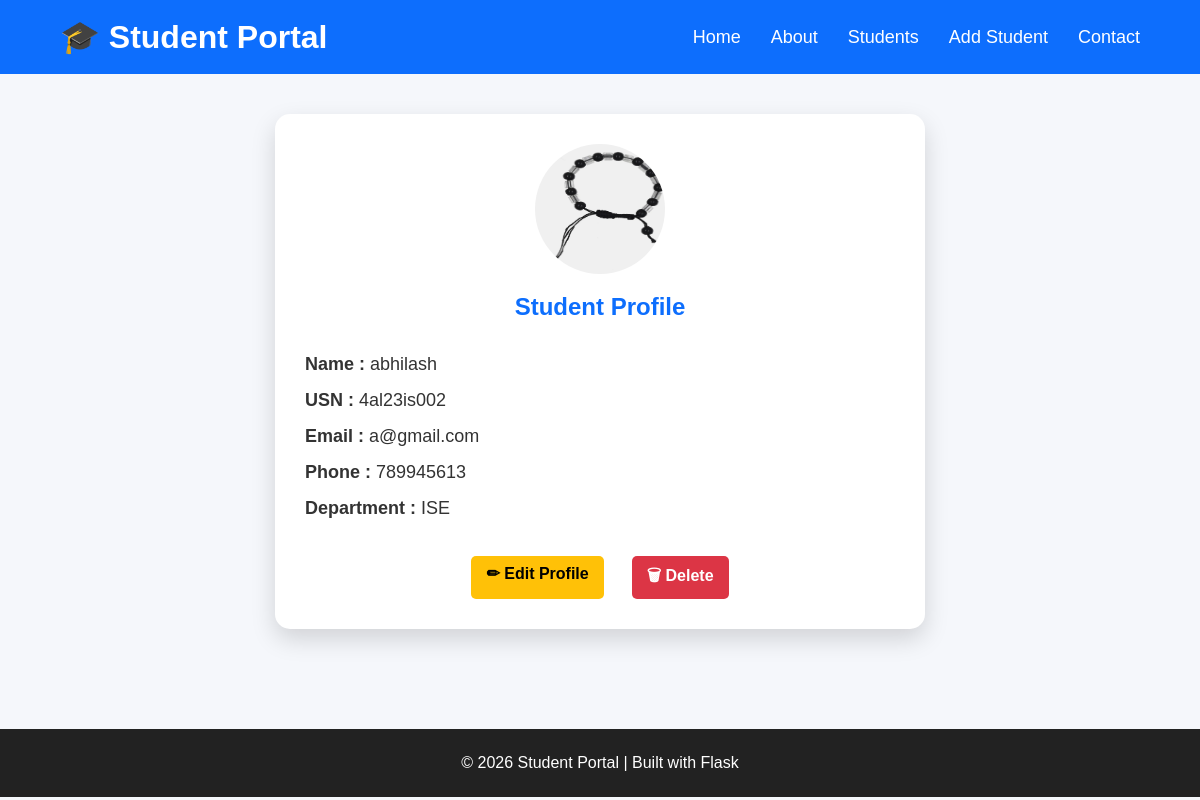
Screenshot of /student/1 with the database file from the repository.
### tables this page shows
CREATE TABLE students(

        id INTEGER PRIMARY KEY AUTOINCREMENT,

        name TEXT NOT NULL,

        usn TEXT NOT NULL,

        email TEXT NOT NULL,

        phone TEXT NOT NULL,

        department TEXT NOT NULL,
                   
        photo TEXT 
                   

    );

### app.py (the view)
@app.route("/student/<int:id>")
def student_profile(id):
    student = get_student_by_id(id)
    return render_template(
        "student_profile.html",
        student=student
    )

### database.py (called while the page is built)
def connect_db():
    connection = sqlite3.connect("students.db")
    return connection

def get_student_by_id(student_id):
    connection = connect_db()
    cursor = connection.cursor()
    cursor.execute(
        "SELECT * FROM students WHERE id = ?",
        (student_id,)
    )
    student = cursor.fetchone()
    connection.close()
    return student

### templates/student_profile.html
{% extends "base.html" %}
{% block content %}
<section class="profile-section">
    <div class="profile-card">
        <div class="profile-header">
        {% if student[6] %}
        <img src="{{ url_for('static', filename='uploads/' + student[6]) }}" alt="Student">
        {% else %}
        <img src="{{ url_for('static', filename='images/student.png') }}" alt="Student">
        {% endif %}
            <h2>Student Profile</h2>
        </div>
        <div class="profile-details">
            <p><strong>Name :</strong> {{ student[1] }}</p>
            <p><strong>USN :</strong> {{ student[2] }}</p>
            <p><strong>Email :</strong> {{ student[3] }}</p>
            <p><strong>Phone :</strong> {{ student[4] }}</p>
            <p><strong>Department :</strong> {{ student[5] }}</p>
        </div>
        <div class="profile-buttons">
            <a href="/edit-student/{{ student[0] }}" class="edit-btn">
                ✏ Edit Profile
            </a>
            <a
                href="/delete-student/{{ student[0] }}"
                class="delete-btn"
                onclick="return confirm('Delete this student?')">
                🗑 Delete
            </a>
        </div>
    </div>
</section>
{% endblock %}

### static/css/style.css (style rules this page uses)
* { margin:0; padding:0; box-sizing:border-box; }
body { font-family:Arial, Helvetica, sans-serif; background:#f5f7fb; color:#333; }
.edit-btn { background:#ffc107; color:black; padding:8px 15px; border-radius:5px; text-decoration:none; font-weight:bold; }
.delete-btn { background:#dc3545; color:white; padding:8px 15px; border-radius:5px; text-decoration:none; font-weight:bold; margin-left:8px; }
.profile-section { display:flex; justify-content:center; padding:40px; }
.profile-card { width:650px; background:white; padding:30px; border-radius:15px; box-shadow:0 10px 25px rgba(0,0,0,0.15); text-align:center; }
.profile-header img { width:130px; height:130px; border-radius:50%; margin-bottom:15px; }
.profile-header h2 { color:#0d6efd; margin-bottom:25px; }
.profile-details { text-align:left; font-size:18px; line-height:2; }
.profile-buttons { margin-top:30px; display:flex; justify-content:center; gap:20px; }

### rows the page displays
students: photo (picture), name "abhilash", usn "4al23is002", email "a@gmail.com", phone "789945613", department "ISE"
